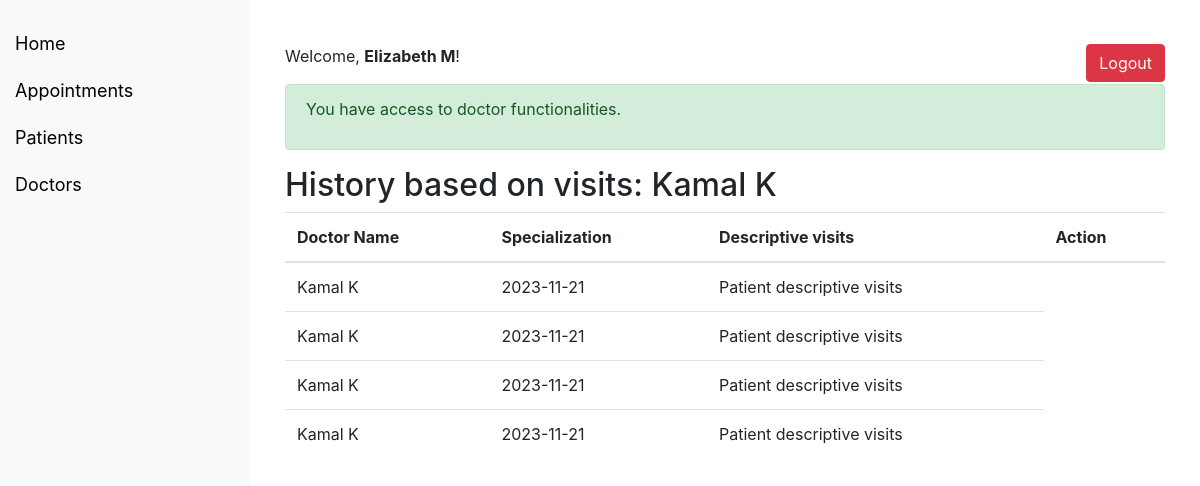
The app's page /sysassigment/checkhistory.php?email=kaml@un.org&patient=Kamal K (signed in) with its own data.
### tables this page shows
CREATE TABLE `patients` (
  `patient_id` int(11) NOT NULL,
  `patient_name` varchar(100) NOT NULL,
  `dob` date NOT NULL,
  `phone_number` varchar(20) DEFAULT NULL,
  `email` varchar(100) DEFAULT NULL
);

### sysassigment/checkhistory.php (the view, shortened to what this page needs)
<?php
include('conn.php');
if (isset($_GET['email']) && isset($_GET['patient'])) {
	$email = $_GET['email'];
	$patient_name = $_GET['patient'];
?>
<!DOCTYPE html>
<html>
<head>
    <link rel="stylesheet" href="https://stackpath.bootstrapcdn.com/bootstrap/4.5.2/css/bootstrap.min.css">
</head>
<body>
	<div class="sidebar">
        <ul class="nav flex-column">
            <li class="nav-item">
                <a class="nav-link active" href="reception.php">Home</a>
            </li>
            <li class="nav-item">
                <a class="nav-link" href="appointments.php">Appointments</a>
            </li>
            <li class="nav-item">
                <a class="nav-link" href="reception.php">Patients</a>
            </li>
            <li class="nav-item">
                <a class="nav-link" href="doctors.php">Doctors</a>
            </li>
        </ul>
    </div>
     <div class="content">
    <div class="container mt-4">
    	<div class="row">
            <div class="col-md-6">
                <p>Welcome, <strong><?php echo $_SESSION['username']; ?></strong>!</p>
            </div>
            <div class="col-md-6 text-md-right">
                <a href="logout.php" class="btn btn-danger">Logout</a>
            </div>
        </div>
        <div class="alert alert-success" role="alert">
           <p>You have access to doctor functionalities.</p>
        </div>
        <h2>History based on visits: <?php echo $patient_name; ?></h2>
        <table class="table">
            <thead>
                <tr>
                    <th>Doctor Name</th>
                    <th>Specialization</th>
                     <th>Descriptive visits</th>
                    <th>Action</th>
                </tr>
            </thead>
            <tbody>
                <?php
                $sql = "SELECT * FROM patients WHERE email = '".$email ."'";
                $result = $conn->query($sql);
                if ($result->num_rows > 0) {
                    while ($row = $result->fetch_assoc()) {
                        ?>
                        <tr>
                            <td><?php echo $row['patient_name']; ?></td>
                            <td><?php echo $row['dob']; ?></td>
                            <td><?php echo "Patient descriptive visits";
                            ?>
    </form></td>
                        </tr>
                        <?php
                    }
                } else {
                    echo "0 results";
                }
                ?>
            </tbody>
        </table>
    </div>
</body>
</html>
<?php } ?>

### sysassigment/checkhistory.php (style rules this page uses)
.sidebar { height: 100%; width: 250px; position: fixed; top: 0; left: 0; background-color: #f8f9fa; padding-top: 20px; }
.sidebar a { padding: 10px 15px; text-decoration: none; font-size: 18px; color: black; display: block; }
.content { margin-left: 250px; padding: 20px; }

### records on screen
patients: patient_name "Kamal K", dob "2023-11-21"
patients: patient_name "Kamal K", dob "2023-11-21"
patients: patient_name "Kamal K", dob "2023-11-21"
patients: patient_name "Kamal K", dob "2023-11-21"

### other values on screen
$_SESSION['username'] "Elizabeth M"
$patient_name "Kamal K"
